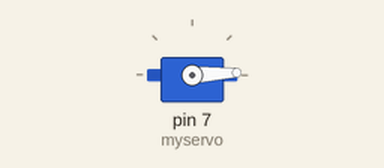
Recording of a sketch running on a simulated Arduino Uno, built with avr-gcc and run on an emulated ATmega328P. Parts: servo.

Above: at 0.05 s.
At 1.3 s:
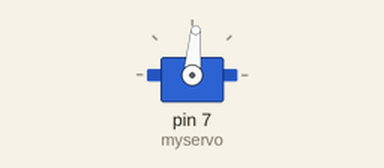
At 2.6 s:
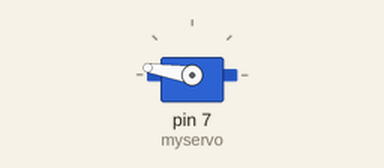
At 5.2 s:
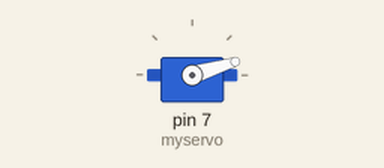
Timing chart, 0 to 7.1 s (numbered marks = the images above):
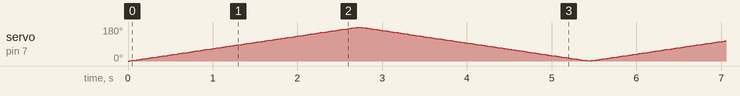

The sketch:

servo_test.ino
```cpp
// Required libraries
#include <Servo.h>

// Create servo object
Servo myservo;

// Servo position
int pos = 0;

void setup()
{
  // Attaches the servo on pin 7 to the servo object
  myservo.attach(7);
}


void loop()
{
  // Goes from 0 degrees to 180 degrees
  for(pos = 0; pos < 180; pos += 1)
  {
    myservo.write(pos);
    delay(15);
  }

  // Goes from 180 degrees to 0 degrees
  for(pos = 180; pos>=1; pos-=1)
  {
    myservo.write(pos);
    delay(15);
  }
}
```
